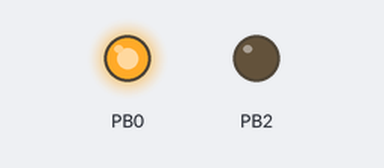
A sketch run on a simulated ATtiny85, built with avr-gcc and run on an emulated ATtiny85. Shown: output pins drawn as LEDs (lit = HIGH).

Above: at 0.61 s.
Timing chart, 0 to 40.0 s (numbered marks = the images above):
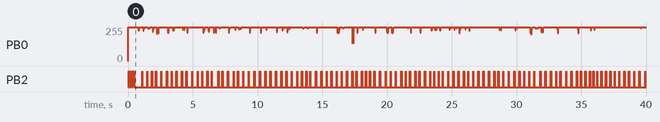

The sketch:

Arduino-TV-B-Gone.ino
```cpp
/*
TV-B-Gone Firmware version 1.2
for use with ATtiny85v and v1.2 hardware
(c) Mitch Altman + Limor Fried 2009
Last edits, August 16 2009

With some code from:
Kevin Timmerman & Damien Good 7-Dec-07

Modified for Attiny85 01/02/2018

Distributed under Creative Commons 2.5 -- Attib & Share Alike

*/

#include <avr/io.h>             // this contains all the IO port definitions
#include <avr/eeprom.h>
#include <avr/sleep.h>          // definitions for power-down modes
#include <avr/pgmspace.h>       // definitions or keeping constants in program memory
#include <avr/wdt.h>

#include "WORLD_IR_CODES.h"


/*
This project transmits a bunch of TV POWER codes, one right after the other,
with a pause in between each.  (To have a visible indication that it is
transmitting, it also pulses a visible LED once each time a POWER code is
transmitted.)  That is all TV-B-Gone does.  The tricky part of TV-B-Gone
was collecting all of the POWER codes, and getting rid of the duplicates and
near-duplicates (because if there is a duplicate, then one POWER code will
turn a TV off, and the duplicate will turn it on again (which we certainly
do not want).  I have compiled the most popular codes with the
duplicates eliminated, both for North America (which is the same as Asia, as
far as POWER codes are concerned -- even though much of Asia USES PAL video)
and for Europe (which works for Australia, New Zealand, the Middle East, and
other parts of the world that use PAL video).

Before creating a TV-B-Gone Kit, I originally started this project by hacking
the MiniPOV kit.  This presents a limitation, based on the size of
the Atmel ATtiny2313 internal flash memory, which is 2KB.  With 2KB we can only
fit about 7 POWER codes into the firmware's database of POWER codes.  However,
the more codes the better! Which is why we chose the ATtiny85 for the
TV-B-Gone Kit.

This version of the firmware has the most popular 100+ POWER codes for
North America and 100+ POWER codes for Europe.

In this version the POWER codes are selected by a macro:

#define US_CODES 1

to use the US codes or

#define EU_CODES 1

to use the EU codes. This means the a pin is left!

*/


/*
This project is a good example of how to use the AVR chip timers.
*/


/*
The hardware for this project is very simple:
     ATtiny85 has 8 pins:
       pin 1   RST + Button
       pin 2   one pin of ceramic resonator MUST be 8.0 mhz
       pin 3   other pin of ceramic resonator
       pin 4   ground
       pin 5   OC1A - IR emitters, through a '2907 PNP driver that connects
               to 4 (or more!) PN2222A drivers, with 1000 ohm base resistor
               and also connects to programming circuitry
       pin 7   PB0 - visible LED, and also connects to programming circuitry
       pin 8   +3-5v DC (such as 2-4 AA batteries!)
    See the schematic for more details.

    This firmware requires using an 8.0MHz ceramic resonator
       (since the internal oscillator may not be accurate enough).

    IMPORTANT:  to use the ceramic resonator, you must perform the following:
                    make burn-fuse_cr
*/

extern const IrCode* const PowerCodes[] PROGMEM;
extern uint8_t num_codes;

/* This function is the 'workhorse' of transmitting IR codes.
   Given the on and off times, it turns on the PWM output on and off
   to generate one 'pair' from a long code. Each code has ~50 pairs! */
void xmitCodeElement(uint16_t ontime, uint16_t offtime, uint8_t PWM_code )
{
  // start Timer0 outputting the carrier frequency to IR emitters on and OC0A
  // (PB0, pin 5)
  TCNT0 = 0; // reset the timers so they are aligned
  TIFR = 0;  // clean out the timer flags

  if(PWM_code) {
    // 99% of codes are PWM codes, they are pulses of a carrier frequecy
    // Usually the carrier is around 38KHz, and we generate that with PWM
    // timer 0
    TCCR0A =_BV(COM0A0) | _BV(WGM01);          // set up timer 0
    TCCR0B = _BV(CS00);
  } else {
    // However some codes dont use PWM in which case we just turn the IR
    // LED on for the period of time.
    PORTB &= ~_BV(IRLED);
  }

  // Now we wait, allowing the PWM hardware to pulse out the carrier
  // frequency for the specified 'on' time
  delay_ten_us(ontime);

  // Now we have to turn it off so disable the PWM output
  TCCR0A = 0;
  TCCR0B = 0;
  // And make sure that the IR LED is off too (since the PWM may have
  // been stopped while the LED is on!)
  PORTB |= _BV(IRLED);           // turn off IR LED

  // Now we wait for the specified 'off' time
  delay_ten_us(offtime);
}

/* This is kind of a strange but very useful helper function
   Because we are using compression, we index to the timer table
   not with a full 8-bit byte (which is wasteful) but 2 or 3 bits.
   Once code_ptr is set up to point to the right part of memory,
   this function will let us read 'count' bits at a time which
   it does by reading a byte into 'bits_r' and then buffering it. */

uint8_t bitsleft_r = 0;
uint8_t bits_r=0;
PGM_P code_ptr;

// we cant read more than 8 bits at a time so dont try!
uint8_t read_bits(uint8_t count)
{
  uint8_t i;
  uint8_t tmp=0;

  // we need to read back count bytes
  for (i=0; i<count; i++) {
    // check if the 8-bit buffer we have has run out
    if (bitsleft_r == 0) {
      // in which case we read a new byte in
      bits_r = pgm_read_byte(code_ptr++);
      // and reset the buffer size (8 bites in a byte)
      bitsleft_r = 8;
    }
    // remove one bit
    bitsleft_r--;
    // and shift it off of the end of 'bits_r'
    tmp |= (((bits_r >> (bitsleft_r)) & 1) << (count-1-i));
  }
  // return the selected bits in the LSB part of tmp
  return tmp;
}


/*
The C compiler creates code that will transfer all constants into RAM when
the microcontroller resets.  Since this firmware has a table (powerCodes)
that is too large to transfer into RAM, the C compiler needs to be told to
keep it in program memory space.  This is accomplished by the macro PROGMEM
(this is used in the definition for powerCodes).  Since the C compiler assumes
that constants are in RAM, rather than in program memory, when accessing
powerCodes, we need to use the pgm_read_word() and pgm_read_byte macros, and
we need to use powerCodes as an address.  This is done with PGM_P, defined
below.
For example, when we start a new powerCode, we first point to it with the
following statement:
    PGM_P thecode_p = pgm_read_word(powerCodes+i);
The next read from the powerCode is a byte that indicates the carrier
frequency, read as follows:
      const uint8_t freq = pgm_read_byte(code_ptr++);
After that is a byte that tells us how many 'onTime/offTime' pairs we have:
      const uint8_t numpairs = pgm_read_byte(code_ptr++);
The next byte tells us the compression method. Since we are going to use a
timing table to keep track of how to pulse the LED, and the tables are
pretty short (usually only 4-8 entries), we can index into the table with only
2 to 4 bits. Once we know the bit-packing-size we can decode the pairs
      const uint8_t bitcompression = pgm_read_byte(code_ptr++);
Subsequent reads from the powerCode are n bits (same as the packing size)
that index into another table in ROM that actually stores the on/off times
      const PGM_P time_ptr = (PGM_P)pgm_read_word(code_ptr);
*/


int main(void) {
  uint16_t ontime, offtime;
  uint8_t i,j;

  TCCR1 = 0;                      // Turn off PWM/freq gen, should be off already
  TCCR0A = 0;
  TCCR0B = 0;

  i = MCUSR;                     // Save reset reason
  MCUSR = 0;                     // clear watchdog flag
  WDTCR = _BV(WDCE) | _BV(WDE);  // enable WDT disable

  WDTCR = 0;                     // disable WDT while we setup

  DDRB = _BV(LED) | _BV(IRLED);   // set the visible and IR LED pins to outputs
  PORTB = _BV(IRLED);             // turn off the IR LED

  // check the reset flags
  if (i & _BV(BORF)) {    // Brownout
    // Flash out an error and go to sleep
    flashslowLEDx(2);
    tvbgone_sleep();
  }

  delay_ten_us(5000);            // Let everything settle for a bit

  // Tell the user what region we're in  - 3 is US 4 is EU
  quickflashLEDx(3);

  // Starting execution loop
  delay_ten_us(25000);

  // We are done, no need for a watchdog timer anymore
  wdt_disable();

   j = num_codes;

  // for every POWER code in our collection
  for(i=0 ; i < j; i++) {

    code_ptr = (PGM_P)pgm_read_word( PowerCodes + i );

    // Read the carrier frequency from the first byte of code structure
    const uint8_t freq = pgm_read_byte(code_ptr++);
    // set OCR for Timer1 to output this POWER code's carrier frequency
    OCR0A = freq;

    // Get the number of pairs, the second byte from the code struct
    const uint8_t numpairs = pgm_read_byte(code_ptr++);

    // Get the number of bits we use to index into the timer table
    // This is the third byte of the structure
    const uint8_t bitcompression = pgm_read_byte(code_ptr++);

    // Get pointer (address in memory) to pulse-times table
    // The address is 16-bits (2 byte, 1 word)
    PGM_P time_ptr = (PGM_P)pgm_read_word(code_ptr);

    code_ptr+=2;

    code_ptr = (PGM_P)pgm_read_word(code_ptr);

    // Transmit all codeElements for this POWER code
    // (a codeElement is an onTime and an offTime)
    // transmitting onTime means pulsing the IR emitters at the carrier
    // frequency for the length of time specified in onTime
    // transmitting offTime means no output from the IR emitters for the
    // length of time specified in offTime

    // For EACH pair in this code....
    for (uint8_t k=0; k<numpairs; k++) {
        uint8_t ti;

        // Read the next 'n' bits as indicated by the compression variable
        // The multiply by 4 because there are 2 timing numbers per pair
        // and each timing number is one word long, so 4 bytes total!
        ti = (read_bits(bitcompression)) * 4;

        // read the onTime and offTime from the program memory
        ontime = pgm_read_word(time_ptr+ti);  // read word 1 - ontime
        offtime = pgm_read_word(time_ptr+ti+2);  // read word 2 - offtime

        // transmit this codeElement (ontime and offtime)
        xmitCodeElement(ontime, offtime, (freq!=0));
    }

    //Flush remaining bits, so that next code starts
    //with a fresh set of 8 bits.
    bitsleft_r=0;

    // delay 250 milliseconds before transmitting next POWER code
    delay_ten_us(25000);

    // visible indication that a code has been output.
    quickflashLED();
  }

  // flash the visible LED on PB0  4 times to indicate that we're done
  delay_ten_us(65500); // wait maxtime
  delay_ten_us(65500); // wait maxtime
  quickflashLEDx(4);

  tvbgone_sleep();
}


/****************************** SLEEP FUNCTIONS ********/

void tvbgone_sleep( void )
{
  // Shut down everything and put the CPU to sleep
  TCCR0A = 0;           // turn off frequency generator (should be off already)
  TCCR0B = 0;           // turn off frequency generator (should be off already)
  PORTB |= _BV(IRLED);     // turn off IR LED
  PORTB &= ~_BV(LED);   // turn off visible

  delay_ten_us(1000);      // wait 10 millisec

  MCUCR = _BV(SM1) |  _BV(SE);    // power down mode,  SE enables Sleep Modes
  sleep_cpu();                    // put CPU into Power Down Sleep Mode
}


/****************************** LED AND DELAY FUNCTIONS ********/


// This function delays the specified number of 10 microseconds
// it is 'hardcoded' and is calibrated by adjusting DELAY_CNT
// in main.h Unless you are changing the crystal from 8mhz, dont
// mess with this.
void delay_ten_us(uint16_t us) {
  uint8_t timer;
  while (us != 0) {
    // for 8MHz we want to delay 80 cycles per 10 microseconds
    // this code is tweaked to give about that amount.
    for (timer=0; timer <= DELAY_CNT; timer++) {
      NOP;
      NOP;
    }
    NOP;
    us--;
  }
}


// This function quickly pulses the visible LED (connected to PB0, pin 5)
// This will indicate to the user that a code is being transmitted
void quickflashLED( void ) {
  PORTB |= _BV(LED);    // turn off visible LED at PB0 by pulling pin to +3V
  delay_ten_us(3000);   // 30 millisec delay
  PORTB &= ~_BV(LED);   // turn on visible LED at PB0 by pulling pin to ground
}

// This function just flashes the visible LED a couple times, used to
// tell the user what region is selected
void quickflashLEDx( uint8_t x ) {
  while( x > 0 ) {
     PORTB |= _BV(LED);    // turn off visible LED at PB0 by pulling pin to +3V
     delay_ten_us(10000);     // 150 millisec delay between flahes
     PORTB &= ~_BV(LED);   // turn on visible LED at PB0 by pulling pin to ground
     delay_ten_us(10000);     // 150 millisec delay between flahes
     x-= 1;
  }
}

// This is like the above but way slower, used for when the tvbgone
// crashes and wants to warn the user
void flashslowLEDx( uint8_t num_blinks )
{
  uint8_t i;
  for(i=0;i<num_blinks;i++)
    {
      PORTB |= _BV(LED);
      delay_ten_us(50000);     // 500 millisec delay
      PORTB &= ~_BV(LED);
      delay_ten_us(50000);     // 500 millisec delay
    }
}
```

main.h
```cpp
#include <avr/pgmspace.h>

#define LED          PB2
#define IRLED        PB0

// We are selecting the EU Power Codes
#define EU_CODES 1

// Shortcut to insert single, non-optimized-out nop
#define NOP __asm__ __volatile__ ("nop")

// Tweak this if neccessary to change timing
#define DELAY_CNT 11

// Makes the codes more readable. the OCRA is actually
// programmed in terms of 'periods' not 'freqs' - that
// is, the inverse!
#define freq_to_timerval(x) ((F_CPU / x - 1)/ 2)

// Lets us calculate the size of the NA/EU databases
#define NUM_ELEM(x) (sizeof (x) / sizeof (*(x)));

// The structure of compressed code entries
struct IrCode {
  uint8_t timer_val;
  uint8_t numpairs;
  uint8_t bitcompression;
  uint16_t const *times;
  uint8_t const *codes;
};

void xmitCodeElement(uint16_t ontime, uint16_t offtime, uint8_t PWM_code );
void flashslowLEDx( uint8_t num_blinks );
void quickflashLEDx( uint8_t x );
void tvbgone_sleep( void );
void delay_ten_us(uint16_t us);
void quickflashLED( void );
```

Source omitted: WORLD_IR_CODES.h (129326 bytes)
